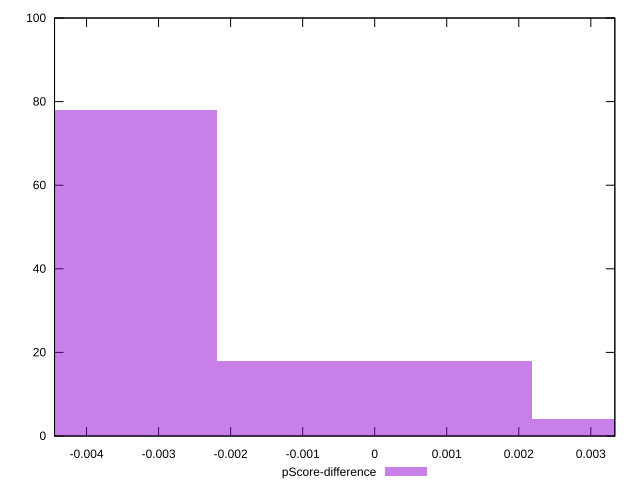

The gnuplot source for this figure:
reset

$pScoreDifference <<EOF
0.004366017846632133 4
-0.004366017846632133 78
0 18
EOF

set key outside below
set boxwidth 0.004366017846632133
set xrange [-0.004444444444444473:0.0033333333333334103]
set yrange [0:100]
set trange [0:100]
set style fill transparent solid 0.5 noborder
set terminal svg size 640, 490 enhanced background rgb 'white'
set output "report_00019_2021-02-10T18-14-37.922Z//uses-webp-images/samples/pages+cached+noadtech/pScore-difference/histogram.svg"

plot $pScoreDifference title "pScore-difference" with boxes

reset
